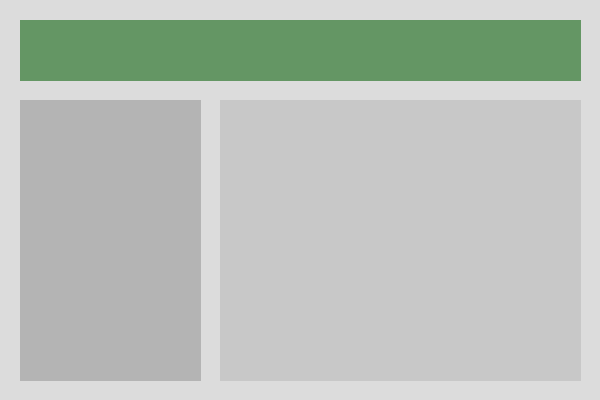
#> input picture examples/example1.png, 600 x 400 px; its folder holds only this picture in this run
$ python -i claude_patcher_gem.py   (imports and definitions only)
#> lines starting #> are read from the running program, lines starting #| are printed output that depends on the picture; after the words box and inside, x2 and y2 are one past the last pixel; in counts of white or black regions, pixels touching at a corner belong together
import cv2
import numpy as np
from typing import List, Tuple, Dict
import json
from pathlib import Path
import gradio as gr
import tempfile
import shutil
import os

# --- Your Original WinFormSegmenter Class (No changes needed here) ---

class WinFormSegmenter:
    def __init__(self):
        self.min_component_area = 1000
        self.merge_threshold = 20
        self.table_aspect_ratio_threshold = 2.0

    def preprocess_image(self, image: np.ndarray) -> np.ndarray:
        if len(image.shape) == 3:
            gray = cv2.cvtColor(image, cv2.COLOR_BGR2GRAY)
        else:
            gray = image.copy()
        clahe = cv2.createCLAHE(clipLimit=2.0, tileGridSize=(8,8))
        enhanced = clahe.apply(gray)
        return enhanced

    def detect_gui_elements(self, image: np.ndarray) -> List[Tuple[int, int, int, int]]:
        gray = self.preprocess_image(image)
        edges_canny = cv2.Canny(gray, 50, 150, apertureSize=3)
        kernel_rect = cv2.getStructuringElement(cv2.MORPH_RECT, (3, 3))
        edges_morph = cv2.morphologyEx(edges_canny, cv2.MORPH_CLOSE, kernel_rect)
        kernel_horizontal = cv2.getStructuringElement(cv2.MORPH_RECT, (40, 1))
        kernel_vertical = cv2.getStructuringElement(cv2.MORPH_RECT, (1, 40))
        horizontal_lines = cv2.morphologyEx(edges_canny, cv2.MORPH_OPEN, kernel_horizontal)
        vertical_lines = cv2.morphologyEx(edges_canny, cv2.MORPH_OPEN, kernel_vertical)
        combined_edges = cv2.bitwise_or(edges_morph, horizontal_lines)
        combined_edges = cv2.bitwise_or(combined_edges, vertical_lines)
        contours, _ = cv2.findContours(combined_edges, cv2.RETR_EXTERNAL, cv2.CHAIN_APPROX_SIMPLE)
        bounding_boxes = []
        for contour in contours:
            area = cv2.contourArea(contour)
            if area > self.min_component_area:
                x, y, w, h = cv2.boundingRect(contour)
                if w > 50 and h > 30:
                    bounding_boxes.append((x, y, w, h))
        return bounding_boxes

    def detect_color_regions(self, image: np.ndarray) -> List[Tuple[int, int, int, int]]:
        hsv = cv2.cvtColor(image, cv2.COLOR_BGR2HSV)
        color_ranges = [
            ([40, 50, 50], [80, 255, 255]),
            ([100, 50, 50], [130, 255, 255]),
            ([0, 0, 100], [180, 30, 200]),
        ]
        all_regions = []
        for lower, upper in color_ranges:
            lower, upper = np.array(lower, dtype=np.uint8), np.array(upper, dtype=np.uint8)
            mask = cv2.inRange(hsv, lower, upper)
            kernel = cv2.getStructuringElement(cv2.MORPH_RECT, (5, 5))
            mask = cv2.morphologyEx(mask, cv2.MORPH_CLOSE, kernel)
            mask = cv2.morphologyEx(mask, cv2.MORPH_OPEN, kernel)
            contours, _ = cv2.findContours(mask, cv2.RETR_EXTERNAL, cv2.CHAIN_APPROX_SIMPLE)
            for contour in contours:
                area = cv2.contourArea(contour)
                if area > self.min_component_area:
                    x, y, w, h = cv2.boundingRect(contour)
                    if w > 100 and h > 20:
                        all_regions.append((x, y, w, h))
        return all_regions

    def merge_overlapping_boxes(self, boxes: List[Tuple[int, int, int, int]]) -> List[Tuple[int, int, int, int]]:
        if not boxes: return []
        boxes = sorted(boxes, key=lambda x: x[0])
        merged = []
        for current in boxes:
            if not merged:
                merged.append(list(current))
                continue
            merged_with_existing = False
            for i in range(len(merged)):
                if self.should_merge_boxes(tuple(merged[i]), current):
                    x1 = min(merged[i][0], current[0])
                    y1 = min(merged[i][1], current[1])
                    x2 = max(merged[i][0] + merged[i][2], current[0] + current[2])
                    y2 = max(merged[i][1] + merged[i][3], current[1] + current[3])
                    merged[i] = [x1, y1, x2 - x1, y2 - y1]
                    merged_with_existing = True
                    break
            if not merged_with_existing:
                merged.append(list(current))
        return [tuple(m) for m in merged]

    def should_merge_boxes(self, box1: Tuple[int, int, int, int], box2: Tuple[int, int, int, int]) -> bool:
        x1, y1, w1, h1 = box1
        x2, y2, w2, h2 = box2
        intersects = not (x1 + w1 < x2 or x2 + w2 < x1 or y1 + h1 < y2 or y2 + h2 < y1)
        prox_x = (x1 <= x2 + w2 + self.merge_threshold) and (x2 <= x1 + w1 + self.merge_threshold)
        prox_y = (y1 <= y2 + h2 + self.merge_threshold) and (y2 <= y1 + h1 + self.merge_threshold)
        return intersects or (prox_x and prox_y)

    def classify_component_type(self, box: Tuple[int, int, int, int], image: np.ndarray) -> str:
        x, y, w, h = box
        aspect_ratio = w / h if h > 0 else 0
        if aspect_ratio > self.table_aspect_ratio_threshold and h > 100: return "table"
        elif aspect_ratio > 3 and h < 50: return "toolbar"
        elif w > 200 and h > 150: return "form_panel"
        elif aspect_ratio < 0.5 and w < 100: return "sidebar"
        elif h < 100 and w > 100: return "input_group"
        else: return "component"

    def segment_image(self, image_path: str) -> Dict:
#> called with image_path = 'examples/example1.png'
        image = cv2.imread(image_path)
#> image is the input picture: shape (400, 600, 3); mean B, G, R 186, 193.1, 186
        if image is None: raise ValueError(f"Could not load image: {image_path}")
        height, width = image.shape[:2]
#> height = 400; width = 600

        edge_boxes = self.detect_gui_elements(image)
#> in preprocess_image, `gray = cv2.cvtColor(image, cv2.COLOR_BGR2GRAY)`:
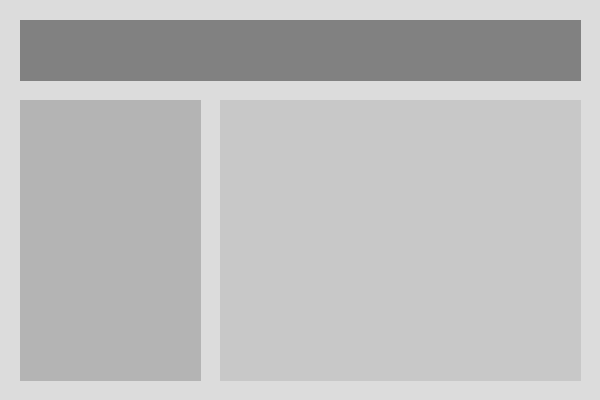
#> gray: shape (400, 600); min 129, max 220, mean 190.1
#> in detect_gui_elements, `edges_canny = cv2.Canny(gray, 50, 150, apertureSize=3)`:
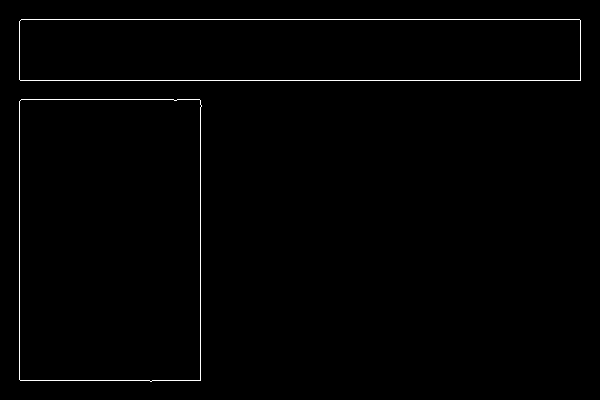
#> edges_canny: shape (400, 600); 0.9% white in thin lines or dots, all inside (x1, y1, x2, y2) = (19, 19, 581, 382)
#> in detect_gui_elements, `horizontal_lines = cv2.morphologyEx(edges_canny, cv2.MORPH_OPEN, kerne..`:
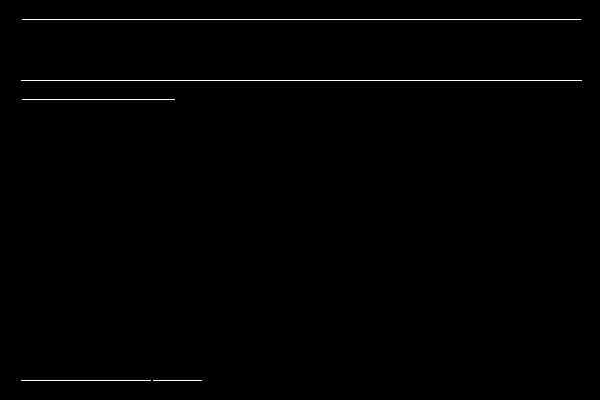
#> horizontal_lines: shape (400, 600); 0.6% white in thin lines or dots, all inside (x1, y1, x2, y2) = (21, 19, 582, 381)
#> in detect_gui_elements, `vertical_lines = cv2.morphologyEx(edges_canny, cv2.MORPH_OPEN, kernel_..`:
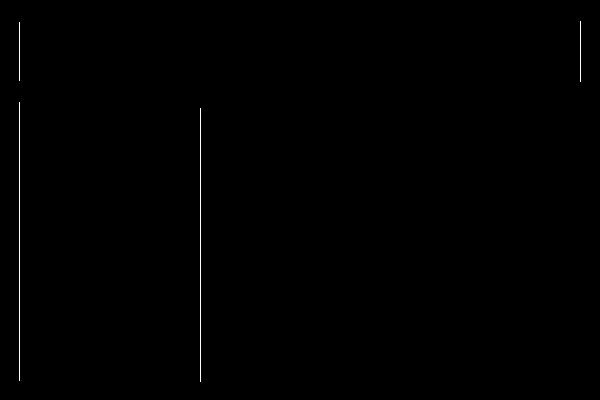
#> vertical_lines: shape (400, 600); 0.28% white in thin lines or dots, all inside (x1, y1, x2, y2) = (19, 21, 581, 382)
#> in detect_gui_elements, `combined_edges = cv2.bitwise_or(edges_morph, horizontal_lines)`: combined_edges: shape (400, 600); 0.9% white in thin lines or dots, all inside (x1, y1, x2, y2) = (19, 19, 582, 382)
#> in detect_gui_elements, `contours, _ = cv2.findContours(combined_edges, cv2.RETR_EXTERNAL, cv2...`: contours = 2 contours; box (x1, y1, x2, y2) and area: (19, 99, 202, 382) 50862, (19, 19, 582, 82) 34220
#> the loop in detect_gui_elements, `for contour in contours:` made 2 passes
#> (area, x, y, w, h) on passes 1 to 2: (50862, 19, 99, 183, 283), (34220.5, 19, 19, 563, 63)
#> after the loop in detect_gui_elements, `for contour in contours:`: bounding_boxes = [(19, 99, 183, 283), (19, 19, 563, 63)]
#> edge_boxes = [(19, 99, 183, 283), (19, 19, 563, 63)]
        color_boxes = self.detect_color_regions(image)
#> in detect_color_regions, `hsv = cv2.cvtColor(image, cv2.COLOR_BGR2HSV)`: hsv: shape (400, 600, 3); mean H, S, V 8.6, 12.1, 193.1
#> the loop in detect_color_regions, `for lower, upper in color_ranges:` made 3 passes
#> contours on pass 1: [[[20, 20], [20, 80], [580, 80], [580, 20]]]
#> pass 1, in detect_color_regions, `mask = cv2.inRange(hsv, lower, upper)`:
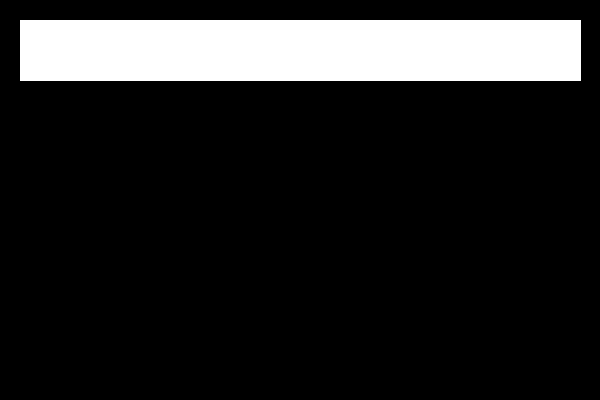
#> mask: shape (400, 600); 14.3% white; 1 white region, box (x1, y1, x2, y2) and area: (20, 20, 581, 81) 34221
#> pass 3, in detect_color_regions, `mask = cv2.inRange(hsv, lower, upper)`:
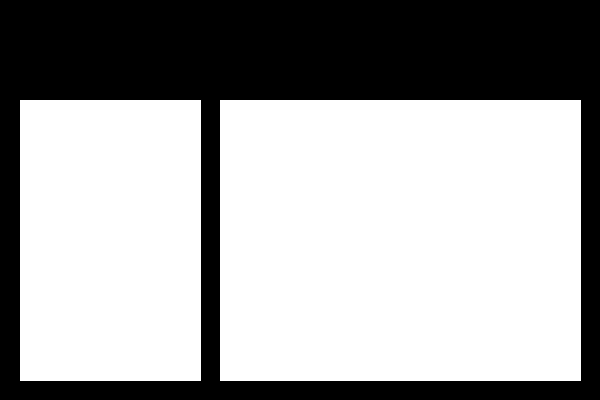
#> mask: shape (400, 600); 63.5% white; 1 black region, box (x1, y1, x2, y2) and area: (0, 0, 600, 400) 87698
#> after the loop in detect_color_regions, `for lower, upper in color_ranges:`: all_regions = [(20, 20, 561, 61), (220, 100, 361, 281), (20, 100, 181, 281)]
#> color_boxes has the same summary as all_regions in detect_color_regions

        all_boxes = self.merge_overlapping_boxes(edge_boxes + color_boxes)
#> all_boxes = [(19, 19, 563, 363)]

        filtered_boxes = []
        for box in all_boxes:
            x, y, w, h = box
            if (w * h > self.min_component_area and w < width * 0.95 and h < height * 0.95 and
                x >= 0 and y >= 0 and x + w <= width and y + h <= height):
                filtered_boxes.append(box)
#> this loop made 1 pass
#> after the loop, filtered_boxes = [(19, 19, 563, 363)]

        components = []
        for i, box in enumerate(filtered_boxes):
            x, y, w, h = box
            component_type = self.classify_component_type(box, image)
            components.append({
                'id': i, 'type': component_type,
                'bbox': {'x': int(x), 'y': int(y), 'width': int(w), 'height': int(h)},
                'area': int(w * h)
            })
#> this loop made 1 pass
#> (aspect_ratio in classify_component_type, component_type) on pass 1: (1.55, 'form_panel')
#> after the loop, components = 1 item

        components.sort(key=lambda c: (-c['area'], c['bbox']['y'], c['bbox']['x']))

        return {
            'image_path': image_path,
            'image_size': {'width': int(width), 'height': int(height)},
            'components': components, 'total_components': len(components)
        }

    # [17 lines left out: function draw_segmentation_on_image, not called in this run]


# --- GRADIO APPLICATION LOGIC ---

# Global instance of the segmenter
segmenter = WinFormSegmenter()
temp_dirs_to_cleanup = set()

# [74 lines left out: functions process_and_update, cleanup_temp_dirs, create_examples, not called in this run]

# --- GRADIO UI DEFINITION ---
# [72 lines not run here, left out]

>>> result = WinFormSegmenter().segment_image('examples/example1.png')
#> result = 4 items

$ run again, on examples/example2.png
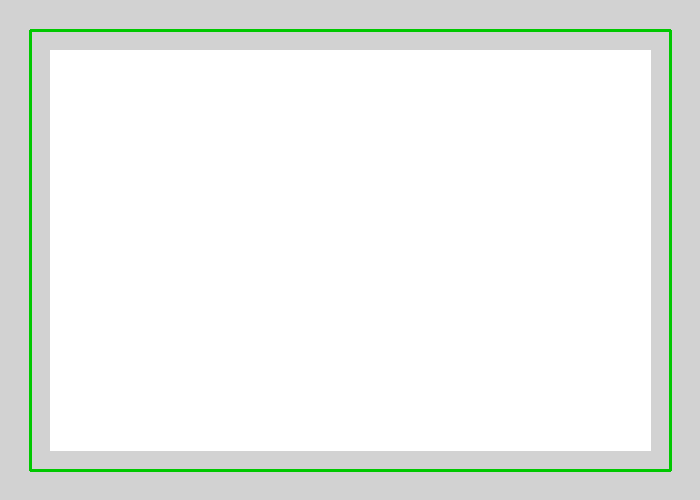
#> input picture examples/example2.png, 700 x 500 px
#> in segment_image, image is the input picture: shape (500, 700, 3); mean B, G, R 237.1, 240.8, 237.1
#> in detect_gui_elements, `edges_canny = cv2.Canny(gray, 50, 150, apertureSize=3)`:
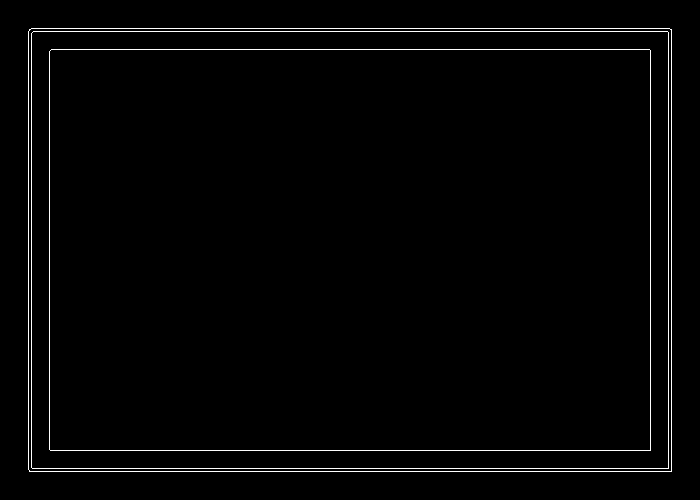
#> edges_canny: shape (500, 700); 1.8% white in thin lines or dots, all inside (x1, y1, x2, y2) = (28, 28, 672, 472)
#> edges_morph: shape (500, 700); 3% white; 2 white regions, box (x1, y1, x2, y2) and area: (28, 28, 672, 472) 8632, (49, 49, 651, 451) 2000
#> horizontal_lines: shape (500, 700); 1.1% white in thin lines or dots, all inside (x1, y1, x2, y2) = (30, 28, 673, 472)
#> vertical_lines: shape (500, 700); 0.73% white in thin lines or dots, all inside (x1, y1, x2, y2) = (28, 30, 672, 473)
#> contours = 1 contour; box (x1, y1, x2, y2) and area: (28, 28, 673, 473) 284846
#> the loop in detect_gui_elements, `for contour in contours:` made 1 pass
#> (area, x, y, w, h) on pass 1: (284845.5, 28, 28, 645, 445)
#> after the loop in detect_gui_elements, `for contour in contours:`: bounding_boxes = [(28, 28, 645, 445)]
#> hsv: shape (500, 700, 3); mean H, S, V 1.1, 4.7, 240.8
#> the loop in detect_color_regions, `for lower, upper in color_ranges:` made 3 passes
#> pass 1, in detect_color_regions, `mask = cv2.inRange(hsv, lower, upper)`:
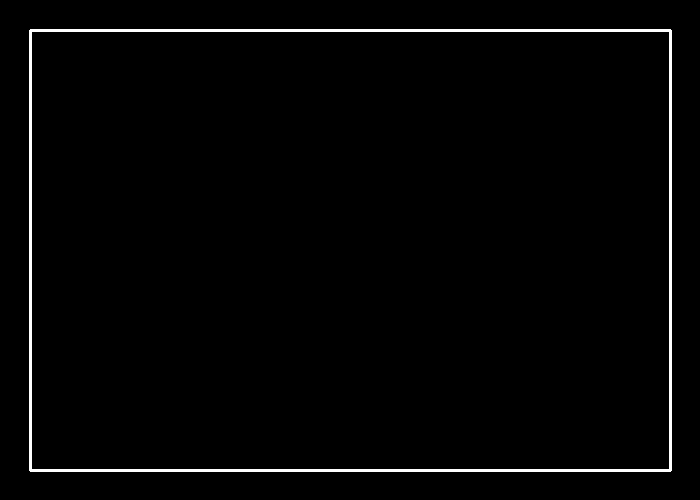
#> mask: shape (500, 700); 1.9% white; 1 white region, box (x1, y1, x2, y2) and area: (29, 29, 672, 472) 6476
#> after the loop in detect_color_regions, `for lower, upper in color_ranges:`: all_regions = []
#> all_boxes = [(28, 28, 645, 445)]
#> the loop in segment_image, `for box in all_boxes:` made 1 pass
#> the loop in segment_image, `for i, box in enumerate(filtered_boxes):` made 1 pass
#> (aspect_ratio in classify_component_type, component_type) on pass 1: (1.45, 'form_panel')
#> after the loop in segment_image, `for i, box in enumerate(filtered_boxes):`: components = 1 item
#> result = 4 items
